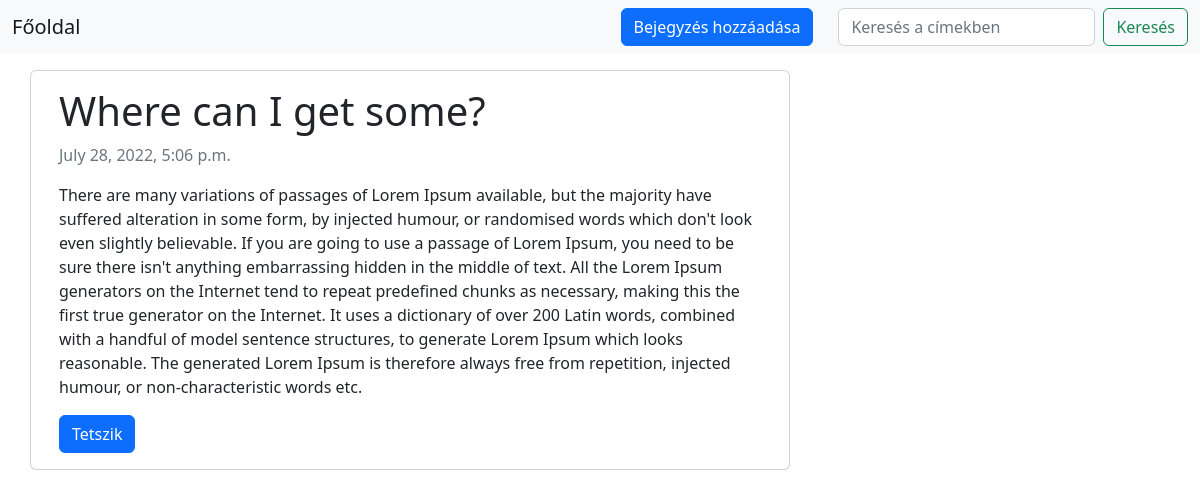
/where-can-i-get-some/, run on the app's committed database.
### blog/models.py (models this page shows, shortened)
class Post(models.Model):
    title = models.CharField(max_length=255, unique=True)
    slug = models.SlugField(max_length=255, unique=True)
    content = models.TextField()
    created_on = models.DateTimeField(auto_now_add=True)
    is_liked = models.BooleanField(default=False)

### blog/views.py (the view)
# urls.py: path('<slug:slug>/', views.PostDetail.as_view(), name='post_detail'),
class PostDetail(generic.DetailView):
    model = Post
    template_name = 'post_detail.html'

### templates/post_detail.html (shortened to what this page needs)
{% extends 'minimal.html' %} {% block content %}
<div class="container">
  <div class="row">
    <div class="col-md-8 card mb-4  mt-3 left  top">
      <div class="card-body">
        <h1>{% block title %} {{ object.title }} {% endblock title %}</h1>
        <p class=" text-muted">{{ post.created_on }}</p>
        <p class="card-text ">{{ object.content | safe }}</p>
            {% include 'like_button.html' %}
      </div>
    </div>
  </div>
</div>
{% endblock content %}

### data on the page
Post: title "Where can I get some?", created_on "July 28, 2022, 5:06 p.m.", content "There are many variations of passages of Lorem Ipsum available, but the majority have suffered alteration in some form, by injected humour, or randomised words which don't look even slightly believable. If you are going to use a passage of Lorem Ipsum, you need to be sure there isn't anything embarrassing hidden in the middle of text. All the Lorem Ipsum generators on the Internet tend to repeat predefined chunks as necessary, making this the first true generator on the Internet. It uses a dictionary of over 200 Latin words, combined with a handful of model sentence structures, to generate Lorem Ipsum which looks reasonable. The generated Lorem Ipsum is therefore always free from…"
